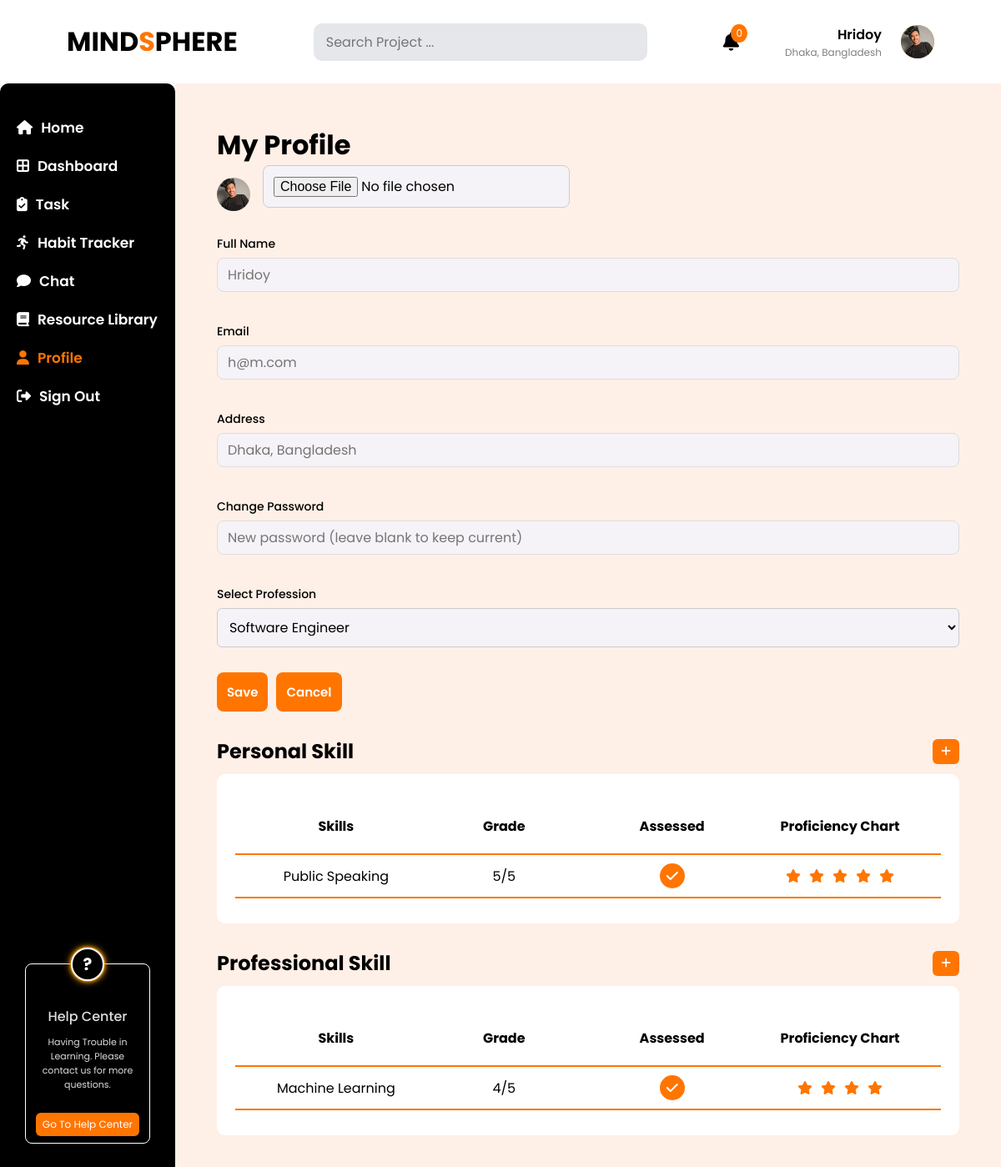
Screenshot of /dashboard/DashboardProfile.php (signed in) with the database file from the repository.
### tables this page shows
CREATE TABLE `users` (
  `user_id` int(11) NOT NULL,
  `name` varchar(250) NOT NULL,
  `email` varchar(250) NOT NULL,
  `username` varchar(250) NOT NULL,
  `password` varchar(250) NOT NULL,
  `profession` varchar(255) NOT NULL,
  `location` varchar(100) DEFAULT NULL,
  `avatar` varchar(255) DEFAULT NULL,
  `created_at` datetime DEFAULT NULL
);

CREATE TABLE `personal_skill` (
  `id` int(11) NOT NULL,
  `user_id` int(11) NOT NULL,
  `skill_name` varchar(255) NOT NULL,
  `grade` int(11) NOT NULL,
  `assessed` tinyint(1) NOT NULL
);

CREATE TABLE `professional_skill` (
  `id` int(11) NOT NULL,
  `user_id` int(11) NOT NULL,
  `skill_name` varchar(255) NOT NULL,
  `grade` int(11) NOT NULL,
  `assessed` tinyint(1) NOT NULL
);

### dashboard/DashboardProfile.php (the view, shortened to what this page needs)
<?php
include("../config/db.php");
$user_id = $_SESSION['user_id'];
$user_email = "";
$user_profession = "";
$user_avatar = "../img/profilePicture.png";
$notification_count = 0;
$query = "SELECT COUNT(*) as count FROM notification WHERE user_id = ?";
$stmt = $conn->prepare($query);
if ($stmt) {
    $stmt->bind_param("i", $user_id);
    $stmt->execute();
    $result = $stmt->get_result();
    if ($row = $result->fetch_assoc()) {
        $notification_count = $row['count'];
    }
} else {
    die("SQL Prepare failed (Notification Count): " . $conn->error);
}
$user_name = "Guest";
$user_location = "";
$stmt = $conn->prepare("SELECT name, email, location, profession, avatar FROM users WHERE user_id = ?");
if ($stmt) {
    $stmt->bind_param("i", $user_id);
    $stmt->execute();
    $res = $stmt->get_result();
    if ($row = $res->fetch_assoc()) {
        $user_name = $row['name'];
        $user_email = $row['email'];
        $user_location = $row['location'];
        $user_profession = $row['profession'];
        $user_avatar = $row['avatar'] ?: "../img/profilePicture.png";
    }
} else {
    die("SQL Prepare failed (User Info): " . $conn->error);
}
$personal_skills = [];
$professional_skills = [];
$res = $conn->query("SELECT skill_name, grade, assessed FROM personal_skill WHERE user_id = $user_id");
if ($res) $personal_skills = $res->fetch_all(MYSQLI_ASSOC);
$res = $conn->query("SELECT skill_name, grade, assessed FROM professional_skill WHERE user_id = $user_id");
if ($res) $professional_skills = $res->fetch_all(MYSQLI_ASSOC);
?>
<!DOCTYPE html>
<html lang="en">
<head>
    <link rel="stylesheet" href="../css/DashboardProfile.css" />
    <link rel="stylesheet" href="../css/style.css" />
    <link rel="stylesheet" href="https://cdnjs.cloudflare.com/ajax/libs/font-awesome/6.7.2/css/all.min.css"
 />
</head>
<body>
    <div class="dashboard-top-bar">
        <header class="header">
            <div class="dashboard-logo">MIND<span>S</span>PHERE</div>
            <input type="text" class="search-bar" placeholder="Search Project ..." />
            <div class="right-section">
                <div class="notification">
                    <span class="bell-icon"><i class="fa-solid fa-bell"></i></span>
                    <span class="badge"><?= $notification_count ?></span>
                </div>
                <div class="profile-info">
                    <div class="avatar-info">
                        <p class="name"><?php echo htmlspecialchars($user_name); ?></p>
                        <p class="location"><?php echo htmlspecialchars($user_location); ?></p>
                    </div>
                    <img class="avatar" src="<?php echo htmlspecialchars($user_avatar); ?>" alt="Avatar" />
                    </div>
                </div>
            </div>
    <div class="page-body">
        <div class="dashboard-sidebar">
            <div class="dashboard-menu">
                <ul class="dashboard-menu-item">
            <li>
                <a href="../index.php"><i class="fa-solid fa-house"></i>Home</a>
            </li>
            <li>
                <a href="../dashboard/Dashboard.php"
                ><i class="fa-solid fa-border-all"></i>Dashboard</a>
            </li>
            <li>
                <a href="../dashboard/DashboardTask.php"
                ><i class="fa-solid fa-clipboard-check"></i>Task</a>
            </li>
            <li>
                <a href="../dashboard/dashboardHabitML.php"
                ><i class="fa-solid fa-person-running"></i>Habit Tracker</a>
            </li>
            <li>
                <a href="../dashboard/DashboardChat.php"
                ><i class="fa-solid fa-comment"></i>Chat</a>
            </li>
            <li>
                <a href="../dashboard/DashboardResourceLibrary.php"
                ><i class="fa-solid fa-book"></i>Resource Library</a>
            </li>
            <li>
                <a href="../dashboard/DashboardProfile.php" class="active"
                ><i class="fa-solid fa-user"></i>Profile</a>
            </li>
            <li>
                <a href="../logout.php"><i class="fa-solid fa-right-from-bracket"></i>Sign Out</a>
            </li>
            </ul>
                <div class="dashboard-help-card">
                    <div class="card">
                        <p class="question-icon"><span>?</span></p>
                        <div class="help-card-content">
                            <p class="help-card-content-title">Help Center</p>
                            <p class="description">Having Trouble in Learning. Please contact us for more questions.</p>
                            <button class="button">Go To Help Center</button>
                        </div>
                    </div>
                </div>
            </div>
        </div>
        <div class="dashboard-content ">
            <div>
                <h1>My Profile</h1>
                 <form method="POST" action=""  enctype="multipart/form-data">
                    <div class="profile-box">
                        <div class="profile-header">
                            <img src="<?php echo htmlspecialchars($user_avatar); ?>" class="avatar" />
                            <div class="photo-buttons">
                                <input type="file" name="avatar" accept="image/*" />
                            </div>
                        </div>
                        <label>Full Name</label>
                        <input type="text" name="name" placeholder="<?php echo htmlspecialchars($user_name); ?>"  autocomplete="off" />
                        <label>Email</label>
                        <input type="email" name="user_email" autocomplete="off" placeholder="<?php echo htmlspecialchars($user_email); ?>" />
                        <label>Address</label>
                        <input type="text" name="location" placeholder="<?php echo htmlspecialchars($user_location); ?>" autocomplete="off" />
                        <label>Change Password</label>
                        <input type="password" name="new_password" autocomplete="new-password" placeholder="New password (leave blank to keep current)" />
                        <label>Select Profession</label>
                        <select name="profession">
                            <option value="Software Engineer" <?php if ($user_profession == 'Software Engineer') echo 'selected'; ?>>Software Engineer</option>
                        </select>
                        <div class="action-buttons">
                            <button class="btn orange" type="submit">Save</button>
                            <button class="btn cancel" type="reset">Cancel</button>
                        </div>
                    </div>
                </form>
               <div class="skill-section">
                <div class="section-header">
                    <h2>Personal Skill</h2>
                    <button class="icon-btn" onclick="openModal('personal')"><i class="fa-solid fa-plus"></i></button>
                </div>
                <div class="skill-table">
                    <div class="skill_row heading">
                    <p>Skills</p>
                    <p>Grade</p>
                    <p>Assessed</p>
                    <p>Proficiency Chart</p>
        </div>
        <?php foreach ($personal_skills as $skill): ?>
            <div class="skill_row skill">
                <p><?= htmlspecialchars($skill['skill_name']) ?></p>
                <p><?= $skill['grade'] ?>/5</p>
                <p class="<?= $skill['assessed'] ? 'check' : 'cross' ?>">
                    <i class="fa-solid fa-<?= $skill['assessed'] ? 'check' : 'xmark' ?>"></i>
                </p>
                <p class="stars">
                    <?php for ($i = 0; $i < $skill['grade']; $i++): ?>
                        <i class="fa-solid fa-star"></i>
                    <?php endfor; ?>
                </p>
            </div>
        <?php endforeach; ?>
    </div>
</div>
            </div>
             <div class="skill-section">
    <div class="section-header">
        <h2>Professional Skill</h2>
        <button class="icon-btn" onclick="openModal('professional')"><i class="fa-solid fa-plus"></i></button>
    </div>
    <div class="skill-table">
        <div class="skill_row heading">
            <p>Skills</p>
            <p>Grade</p>
            <p>Assessed</p>
            <p>Proficiency Chart</p>
        </div>
        <?php foreach ($professional_skills as $skill): ?>
            <div class="skill_row skill">
                <p><?= htmlspecialchars($skill['skill_name']) ?></p>
                <p><?= $skill['grade'] ?>/5</p>
                <p class="<?= $skill['assessed'] ? 'check' : 'cross' ?>">
                    <i class="fa-solid fa-<?= $skill['assessed'] ? 'check' : 'xmark' ?>"></i>
                </p>
                <p class="stars">
                    <?php for ($i = 0; $i < $skill['grade']; $i++): ?>
                        <i class="fa-solid fa-star"></i>
                    <?php endfor; ?>
                </p>
            </div>
        <?php endforeach; ?>
    </div>
</div>
        </div>
    </div>
</body>
</html>

### css/DashboardProfile.css (style rules this page uses)
h1, h2 { color: #000; }
label { font-weight: bold; display: block; margin: 15px 0 5px; }
input, textarea, select { width: 100%; padding: 10px; border-radius: 6px; border: 1px solid #ccc; font-size: 16px; background: #f5f3f7; }
.avatar { width: 60px; height: 60px; border-radius: 50%; }
.profile-header { display: flex; align-items: center; gap: 15px; margin-bottom: 10px; }
.photo-buttons { display: flex; gap: 10px; }
.btn { padding: 8px 16px; border-radius: 6px; font-weight: bold; font-size: 15px; cursor: pointer; border: none; }
.orange { background-color: #ff7500; color: white; }
.cancel { background-color: #eee; color: black; }
.skill-section { margin-top: 30px; }
.section-header { display: flex; justify-content: space-between; align-items: center; }
.skill-table { margin-top: 10px; }
.icon-btn { background-color: #ff7500; color: white; border: none; padding: 5px 10px; margin-left: 5px; border-radius: 6px; cursor: pointer; }
.action-buttons { margin-top: 30px; display: flex; gap: 10px; }
.check i { width: 30px; height: 30px; border-radius: 50%; color: #fff; display: flex; align-items: center; justify-content: center; background-color: #ff7500; }
.stars i { color: #ff7500; margin: 5px; }
.skill_row { width: 95%; display: flex; justify-content: space-between; padding: 10px 20px; background-color: #ffffff; border-bottom: 2px solid #ff7500; text-align: center; }
.heading { background-color: #fff; font-weight: 700; padding: 20px 20px; }
.skill_row p { width: 25%; text-align: center; display: flex; align-items: center; justify-content: center; }
.skill-table { border-radius: 10px; padding: 30px 0px; background-color: #fff; display: flex; justify-content: center; align-items: center; flex-direction: column; }

### rows the page displays
users: name "Hridoy", location "Dhaka, Bangladesh", avatar (picture), user_email "h@m.com", profession "Software Engineer"
personal_skill: skill_name "Public Speaking", grade "5", assessed 1 (drawn)
professional_skill: skill_name "Machine Learning", grade "4", assessed 1 (drawn)

### other values shown
$notification_count "0"
